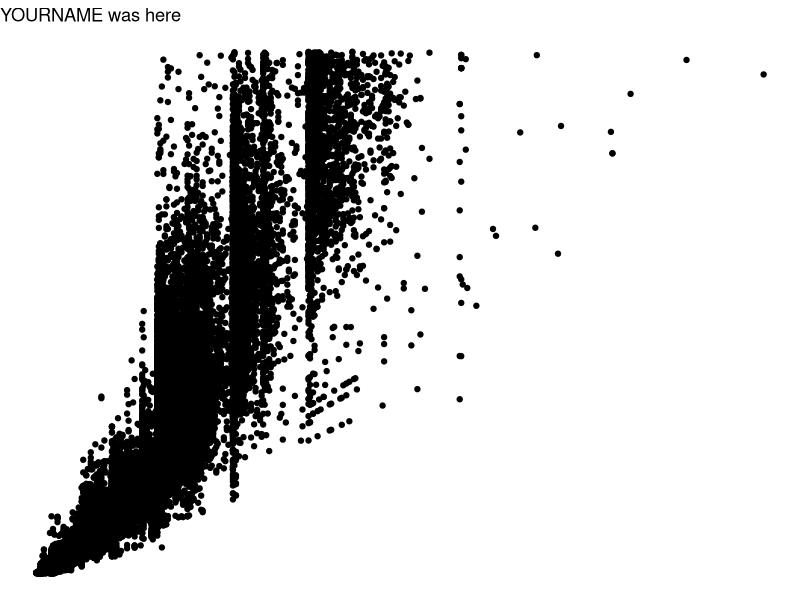
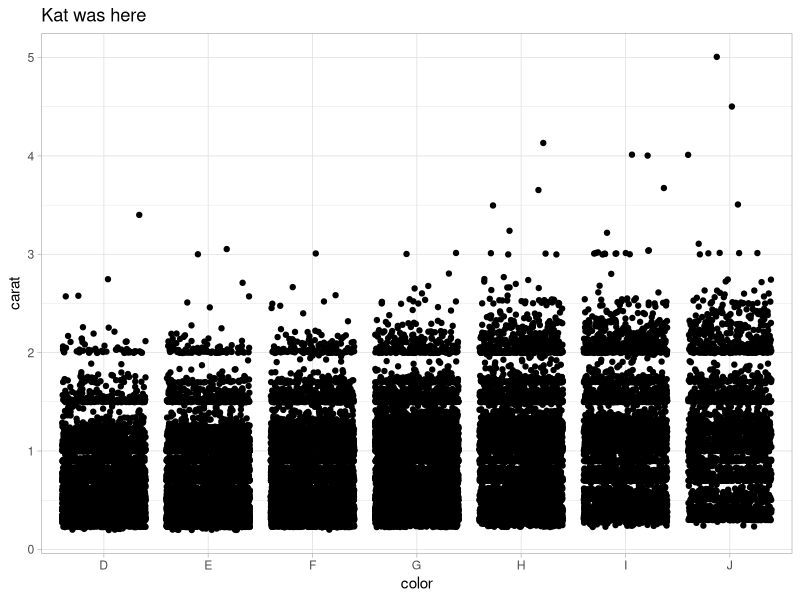
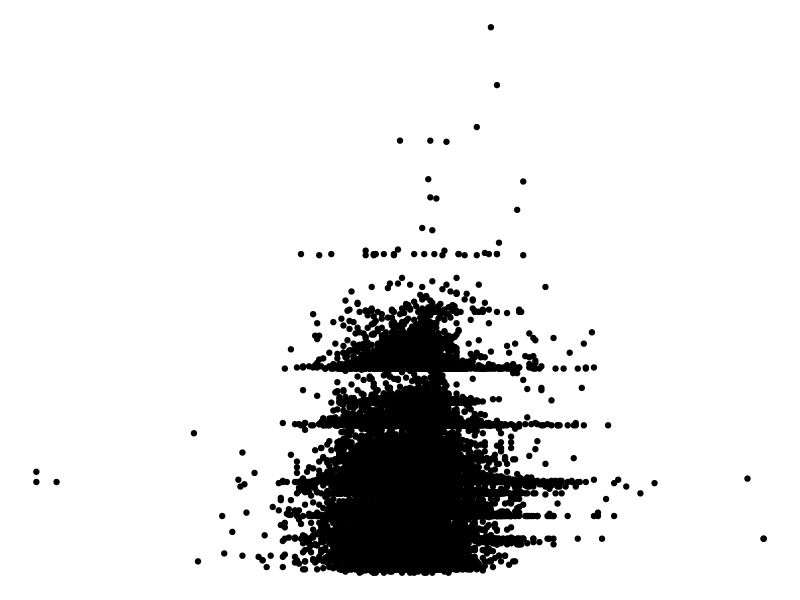

Generate these figures, in order, with R:
## ---- chunk 1
knitr::opts_chunk$set(echo = TRUE)
library(tidyverse)
## ---- chunk 2
# Partner 1: 
# Run the code below to see the original graph
# Change the code below to make the point color change based on 'cut', and update the theme to theme_bw(). Update the title to include your first name. 

ggplot(data = diamonds, aes(x = carat, y = price)) +
  geom_point() +
  theme_void() +
  labs(title = "YOURNAME was here")
## ---- chunk 3
# Partner 2: 
# Run the code below to see the original graph
# Change the code below to make the geom a geom_jitter, and update the theme to theme_light. Update the title to include your first name. 

ggplot(data = diamonds, aes(x = color, y = carat)) +
  geom_jitter() +
  theme_light() +
  labs(title = "Kat was here")
  
## ---- chunk 4
ggplot(data = diamonds, aes(x = depth, y = carat)) +
  geom_point() +
  theme_void()
## ---- chunk 5
